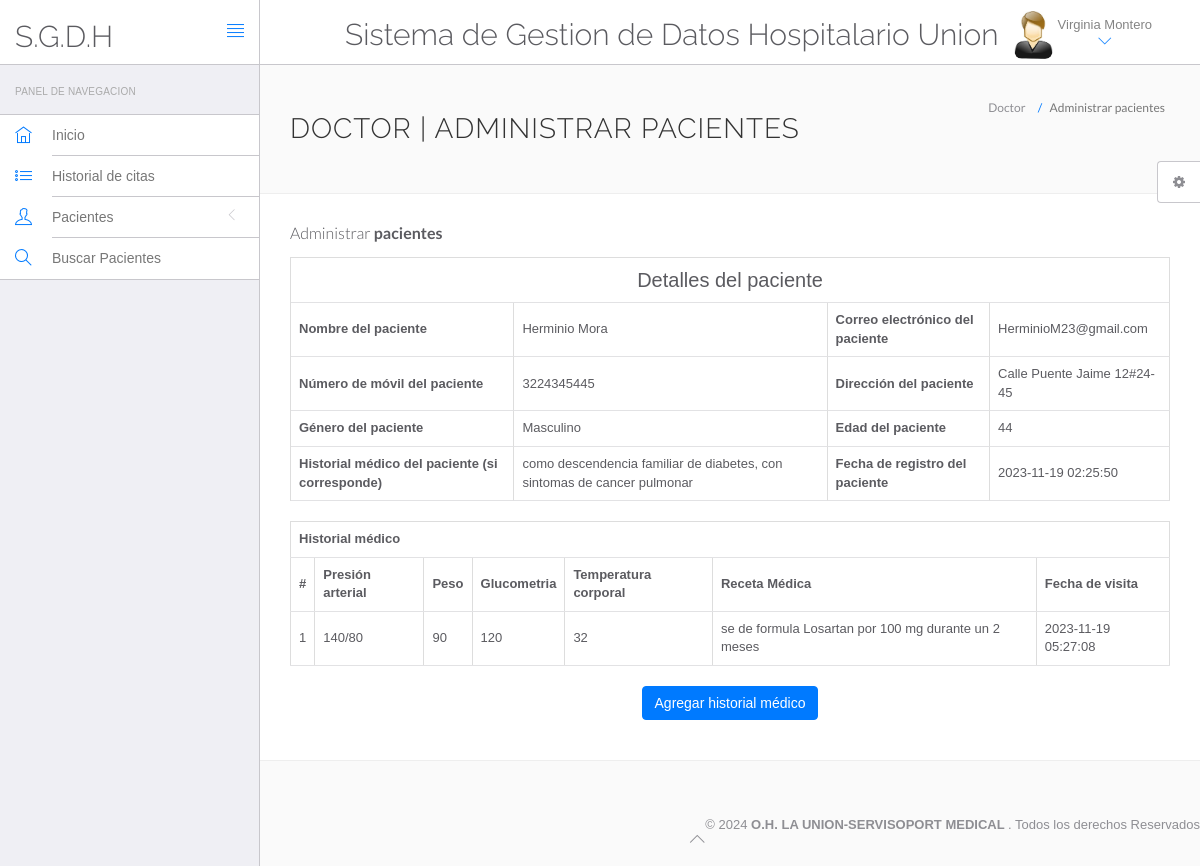
Screenshot of /hms/doctor/view-patient.php?viewid=1 (signed in) with the database file from the repository.
### tables this page shows
CREATE TABLE `doctors` (
  `id` int(11) NOT NULL,
  `specilization` varchar(255) DEFAULT NULL,
  `doctorName` varchar(255) DEFAULT NULL,
  `address` longtext,
  `docFees` varchar(255) DEFAULT NULL,
  `contactno` bigint(11) DEFAULT NULL,
  `docEmail` varchar(255) DEFAULT NULL,
  `password` varchar(255) DEFAULT NULL,
  `creationDate` timestamp NULL DEFAULT CURRENT_TIMESTAMP,
  `updationDate` timestamp NULL DEFAULT NULL ON UPDATE CURRENT_TIMESTAMP
);

CREATE TABLE `tblpatient` (
  `ID` int(10) NOT NULL,
  `Docid` int(10) DEFAULT NULL,
  `PatientName` varchar(200) DEFAULT NULL,
  `PatientContno` bigint(10) DEFAULT NULL,
  `PatientEmail` varchar(200) DEFAULT NULL,
  `PatientGender` varchar(50) DEFAULT NULL,
  `PatientAdd` mediumtext,
  `PatientAge` int(10) DEFAULT NULL,
  `PatientMedhis` mediumtext,
  `CreationDate` timestamp NULL DEFAULT CURRENT_TIMESTAMP,
  `UpdationDate` timestamp NULL DEFAULT NULL ON UPDATE CURRENT_TIMESTAMP
);

CREATE TABLE `tblmedicalhistory` (
  `ID` int(10) NOT NULL,
  `PatientID` int(10) DEFAULT NULL,
  `BloodPressure` varchar(200) DEFAULT NULL,
  `BloodSugar` varchar(200) NOT NULL,
  `Weight` varchar(100) DEFAULT NULL,
  `Temperature` varchar(200) DEFAULT NULL,
  `MedicalPres` mediumtext,
  `CreationDate` timestamp NOT NULL DEFAULT CURRENT_TIMESTAMP ON UPDATE CURRENT_TIMESTAMP
);

### hms/doctor/view-patient.php (the view, shortened to what this page needs)
<?php
include('include/config.php');
?>
<!DOCTYPE html>
<html lang="en">
	<head>
		<link rel="stylesheet" href="vendor/bootstrap/css/bootstrap.min.css">
		<link rel="stylesheet" href="vendor/fontawesome/css/font-awesome.min.css">
		<link rel="stylesheet" href="vendor/themify-icons/themify-icons.min.css">
		<link href="vendor/animate.css/animate.min.css" rel="stylesheet" media="screen">
		<link href="vendor/perfect-scrollbar/perfect-scrollbar.min.css" rel="stylesheet" media="screen">
		<link href="vendor/switchery/switchery.min.css" rel="stylesheet" media="screen">
		<link href="vendor/bootstrap-touchspin/jquery.bootstrap-touchspin.min.css" rel="stylesheet" media="screen">
		<link href="vendor/select2/select2.min.css" rel="stylesheet" media="screen">
		<link href="vendor/bootstrap-datepicker/bootstrap-datepicker3.standalone.min.css" rel="stylesheet" media="screen">
		<link href="vendor/bootstrap-timepicker/bootstrap-timepicker.min.css" rel="stylesheet" media="screen">
		<link rel="stylesheet" href="assets/css/styles.css">
		<link rel="stylesheet" href="assets/css/plugins.css">
		<link rel="stylesheet" href="assets/css/themes/theme-1.css" id="skin_color" />
	</head>
	<body>
		<div id="app">
<?php include('include/sidebar.php');?>
<div class="app-content">
<?php include('include/header.php');?>
<div class="main-content" >
<div class="wrap-content container" id="container">
<section id="page-title">
<div class="row">
<div class="col-sm-8">
<h1 class="mainTitle">Doctor | Administrar pacientes</h1>
</div>
<ol class="breadcrumb">
<li>
<span>Doctor</span>
</li>
<li class="active">
<span>Administrar pacientes</span>
</li>
</ol>
</div>
</section>
<div class="container-fluid container-fullw bg-white">
<div class="row">
<div class="col-md-12">
<h5 class="over-title margin-bottom-15">Administrar <span class="text-bold">pacientes</span></h5>
<?php
                               $vid=$_GET['viewid'];
                               $ret=mysqli_query($con,"select * from tblpatient where ID='$vid'");
$cnt=1;
while ($row=mysqli_fetch_array($ret)) {
                               ?>
<table border="1" class="table table-bordered">
 <tr align="center">
<td colspan="4" style="font-size:20px;color:blue">
 Detalles del paciente</td></tr>
    <tr>
    <th scope>Nombre del paciente</th>
    <td><?php  echo $row['PatientName'];?></td>
    <th scope>Correo electrónico del paciente</th>
    <td><?php  echo $row['PatientEmail'];?></td>
  </tr>
  <tr>
    <th scope>Número de móvil del paciente</th>
    <td><?php  echo $row['PatientContno'];?></td>
    <th>Dirección del paciente</th>
    <td><?php  echo $row['PatientAdd'];?></td>
  </tr>
    <tr>
    <th>Género del paciente</th>
    <td><?php  echo $row['PatientGender'];?></td>
    <th>Edad del paciente</th>
    <td><?php  echo $row['PatientAge'];?></td>
  </tr>
  <tr>
    <th>Historial médico del paciente (si corresponde)</th>
    <td><?php  echo $row['PatientMedhis'];?></td>
     <th>Fecha de registro del paciente</th>
    <td><?php  echo $row['CreationDate'];?></td>
  </tr>
<?php }?>
</table>
<?php
$ret=mysqli_query($con,"select * from tblmedicalhistory  where PatientID='$vid'");
 ?>
<table id="datatable" class="table table-bordered dt-responsive nowrap" style="border-collapse: collapse; border-spacing: 0; width: 100%;">
  <tr align="center">
   <th colspan="8" >Historial médico</th>
  </tr>
  <tr>
    <th>#</th>
<th>Presión arterial</th>
<th>Peso</th>
<th>Glucometria</th>
<th>Temperatura corporal</th>
<th>Receta Médica</th>
<th>Fecha de visita</th
</tr>
<?php
while ($row=mysqli_fetch_array($ret)) {
  ?>
<tr>
  <td><?php echo $cnt;?></td>
 <td><?php  echo $row['BloodPressure'];?></td>
 <td><?php  echo $row['Weight'];?></td>
 <td><?php  echo $row['BloodSugar'];?></td>
  <td><?php  echo $row['Temperature'];?></td>
  <td><?php  echo $row['MedicalPres'];?></td>
  <td><?php  echo $row['CreationDate'];?></td>
</tr>
<?php $cnt=$cnt+1;} ?>
</table>
<p align="center">
 <button class="btn btn-primary waves-effect waves-light w-lg" data-toggle="modal" data-target="#myModal">Agregar historial médico</button></p>
</div>
</div>
</div>
</div>
	<?php include('include/footer.php');?>
	<?php include('include/setting.php');?>
		</div>
	</body>
</html>

### hms/doctor/include/header.php (shortened to what this page needs)
<header class="navbar navbar-default navbar-static-top">
					<div class="navbar-header">
						<a class="navbar-brand" href="#">
							<h2 style="padding-top:20% ">S.G.D.H</h2>
						</a>
						<a href="#" class="sidebar-toggler pull-right visible-md visible-lg" data-toggle-class="app-sidebar-closed" data-toggle-target="#app">
							<i class="ti-align-justify"></i>
						</a>
					</div>
					<div class="navbar-collapse collapse">
						<ul class="nav navbar-right">
								<li  style="padding-top:2% ">
								<h2>Sistema de Gestion de Datos Hospitalario Union</h2>
							</li>
							<li class="dropdown current-user">
								<a href class="dropdown-toggle" data-toggle="dropdown">
									<img src="assets/images/images.jpg" > <span class="username">
									<?php $query=mysqli_query($con,"select doctorName from doctors where id='".$_SESSION['id']."'");
while($row=mysqli_fetch_array($query))
{
	echo $row['doctorName'];
}
									?> <i class="ti-angle-down"></i></i></span>
								</a>
							</li>
						</ul>
					</div>
				</header>

### hms/doctor/assets/css/themes/theme-1.css (style rules this page uses)
body { background: #FAFAFA; }
header .navbar-header { background: #ffffff !important; border-right-color: #c8c7cc !important; border-bottom-color: #c8c7cc !important; }
header .navbar-header .sidebar-toggler, header .navbar-header .sidebar-mobile-toggler { color: #007aff !important; }
header .navbar-header .navbar-brand { color: #777 !important; }
header .navbar-collapse { background: #ffffff !important; border-bottom-color: #c8c7cc !important; box-shadow: none !important; }
header .navbar-collapse .navbar-right > li > a { color: #777; }
header .navbar-collapse .navbar-right > li > a i { color: #007aff !important; }

### rows the page displays
doctors: doctorName "Virginia Montero"
tblpatient: PatientName "Herminio Mora", PatientEmail "HerminioM23@gmail.com", PatientContno "3224345445", PatientAdd "Calle Puente Jaime 12#24-45", PatientGender "Masculino", PatientAge "44", PatientMedhis "como descendencia familiar de diabetes, con sintomas de cancer pulmonar", CreationDate "2023-11-19 02:25:50"
tblmedicalhistory: BloodPressure "140/80", Weight "90", BloodSugar "120", Temperature "32", MedicalPres "se de formula Losartan por 100 mg durante un 2 meses", CreationDate "2023-11-19 05:27:08"
